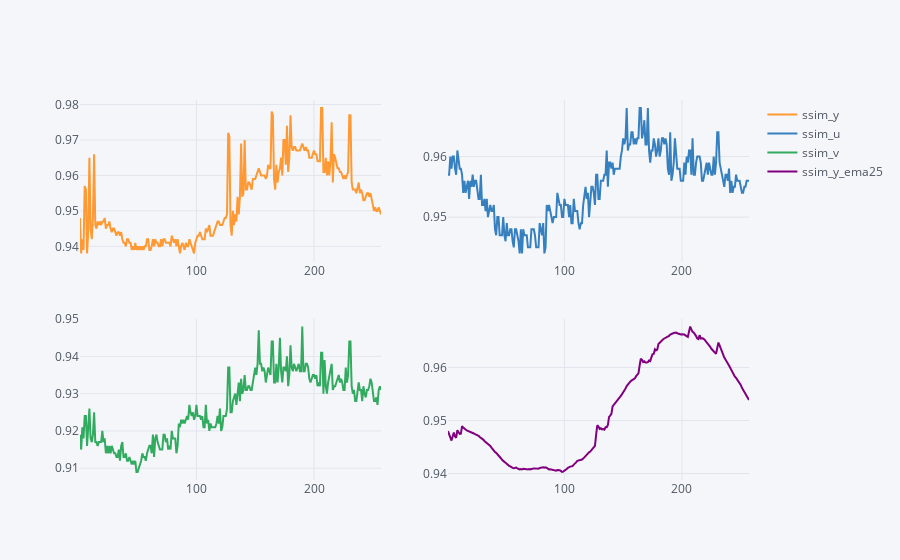

The notebook cell this image was saved under:
### Code cell
df.iplot(y=["ssim_y", "ssim_u", "ssim_v", "ssim_y_ema25"],subplots=True, width=2.0)

### Figure 1 — Plotly figure (JSON) as saved in the notebook; plotly's stock layout.template omitted (floating-point values rounded to 4 significant figures; data arrays with more than 128 entries replaced by an {"elided": "..."} marker saying what was removed)
{"data": [{"line": {"color": "rgba(255, 153, 51, 1.0)", "dash": "solid", "shape": "linear", "width": 2}, "mode": "lines", "name": "ssim_y", "text": "", "type": "scatter", "x": {"elided": "257 int values"}, "xaxis": "x", "y": {"elided": "257 float values"}, "yaxis": "y"}, {"line": {"color": "rgba(55, 128, 191, 1.0)", "dash": "solid", "shape": "linear", "width": 2}, "mode": "lines", "name": "ssim_u", "text": "", "type": "scatter", "x": {"elided": "257 int values"}, "xaxis": "x2", "y": {"elided": "257 float values"}, "yaxis": "y2"}, {"line": {"color": "rgba(50, 171, 96, 1.0)", "dash": "solid", "shape": "linear", "width": 2}, "mode": "lines", "name": "ssim_v", "text": "", "type": "scatter", "x": {"elided": "257 int values"}, "xaxis": "x3", "y": {"elided": "257 float values"}, "yaxis": "y3"}, {"line": {"color": "rgba(128, 0, 128, 1.0)", "dash": "solid", "shape": "linear", "width": 2}, "mode": "lines", "name": "ssim_y_ema25", "text": "", "type": "scatter", "x": {"elided": "257 int values"}, "xaxis": "x4", "y": {"elided": "257 float values"}, "yaxis": "y4"}], "layout": {"autosize": true, "legend": {"bgcolor": "#F5F6F9", "font": {"color": "#4D5663"}}, "paper_bgcolor": "#F5F6F9", "plot_bgcolor": "#F5F6F9", "title": {"font": {"color": "#4D5663"}}, "xaxis": {"anchor": "y", "autorange": true, "domain": [0, 0.45], "gridcolor": "#E1E5ED", "range": [1, 257], "showgrid": true, "tickfont": {"color": "#4D5663"}, "title": {"font": {"color": "#4D5663"}, "text": ""}, "type": "linear", "zerolinecolor": "#E1E5ED"}, "xaxis2": {"anchor": "y2", "autorange": true, "domain": [0.55, 1], "gridcolor": "#E1E5ED", "range": [1, 257], "showgrid": true, "tickfont": {"color": "#4D5663"}, "title": {"font": {"color": "#4D5663"}, "text": ""}, "type": "linear", "zerolinecolor": "#E1E5ED"}, "xaxis3": {"anchor": "y3", "autorange": true, "domain": [0, 0.45], "gridcolor": "#E1E5ED", "range": [1, 257], "showgrid": true, "tickfont": {"color": "#4D5663"}, "title": {"font": {"color": "#4D5663"}, "text": ""}, "type": "linear", "zerolinecolor": "#E1E5ED"}, "xaxis4": {"anchor": "y4", "autorange": true, "domain": [0.55, 1], "gridcolor": "#E1E5ED", "range": [1, 257], "showgrid": true, "tickfont": {"color": "#4D5663"}, "title": {"font": {"color": "#4D5663"}, "text": ""}, "type": "linear", "zerolinecolor": "#E1E5ED"}, "yaxis": {"anchor": "x", "autorange": true, "domain": [0.575, 1], "gridcolor": "#E1E5ED", "range": [0.9357, 0.9813], "showgrid": true, "tickfont": {"color": "#4D5663"}, "title": {"font": {"color": "#4D5663"}, "text": ""}, "type": "linear", "zerolinecolor": "#E1E5ED"}, "yaxis2": {"anchor": "x2", "autorange": true, "domain": [0.575, 1], "gridcolor": "#E1E5ED", "range": [0.9427, 0.9693], "showgrid": true, "tickfont": {"color": "#4D5663"}, "title": {"font": {"color": "#4D5663"}, "text": ""}, "type": "linear", "zerolinecolor": "#E1E5ED"}, "yaxis3": {"anchor": "x3", "autorange": true, "domain": [0, 0.425], "gridcolor": "#E1E5ED", "range": [0.9068, 0.9502], "showgrid": true, "tickfont": {"color": "#4D5663"}, "title": {"font": {"color": "#4D5663"}, "text": ""}, "type": "linear", "zerolinecolor": "#E1E5ED"}, "yaxis4": {"anchor": "x4", "autorange": true, "domain": [0, 0.425], "gridcolor": "#E1E5ED", "range": [0.9388, 0.9692], "showgrid": true, "tickfont": {"color": "#4D5663"}, "title": {"font": {"color": "#4D5663"}, "text": ""}, "type": "linear", "zerolinecolor": "#E1E5ED"}}}
